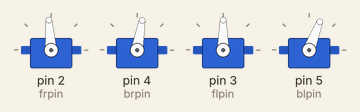
This sketch was run on a simulated Arduino Uno, built with avr-gcc and run on an emulated ATmega328P. Parts: 4 × servo.

Above: at 0.1 s.
At 5.1 s:
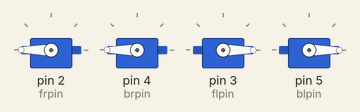
At 10.1 s:
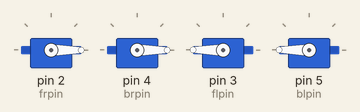
At 15.1 s:
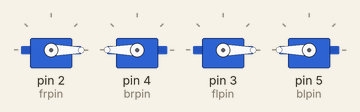
At 20.1 s:
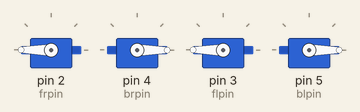
At 30.1 s:
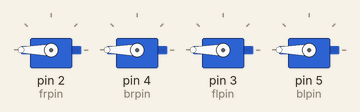
Timing chart, 0 to 35.5 s (numbered marks = the images above):
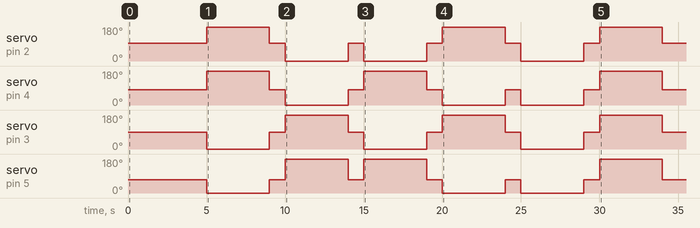

The sketch:

GMSFunctionality.ino
```cpp
#include <Servo.h>

Servo frontRight;
Servo frontLeft;
Servo backRight;
Servo backLeft;

//Motor pin numbers
int frpin = 2;
int flpin = 3;
int brpin = 4;
int blpin = 5;

//Halting constants for different motors. In using old servos, they are not accurate to original spec for PWM values. These constants offset this.
int frStop = 94; //front right
int flStop = 90;// front left
int brStop = 80;// back right
int blStop = 69;// back left

//Constants for the motors to move completely clockwise and counterclockwise at maximum power
int cw = 180;
int ccw = 0;

//Tests the quality of each servo motor
void testServo(){
  delay(3000);

  frontRight.write(89);
  frontLeft.write(80);
  backLeft.write(58);
  backRight.write(74);


  delay(2000);

  frontRight.write(180);
  frontLeft.write(180);
  backLeft.write(180);
  backRight.write(180);
  delay(2000);

  frontRight.write(89);
  frontLeft.write(80);
  backLeft.write(58);
  backRight.write(74);
}

//Halts all servo motors
void halt(int runtime){
  frontRight.write(frStop);
  backRight.write(brStop);
  frontLeft.write(flStop);
  backLeft.write(blStop);
  delay(runtime);
}

//Robot moves in forward direction
void forward(int runtime){
  frontRight.write(cw);
  backRight.write(cw);
  frontLeft.write(ccw);
  backLeft.write(ccw);
  delay(runtime);
}

//Robot moves in backward direction
void backward(int runtime){
  frontRight.write(ccw);
  backRight.write(ccw);
  frontLeft.write(cw);
  backLeft.write(cw);
  delay(runtime);
}

//Robot shifts horizontally right
void right(int runtime){
  frontRight.write(ccw);
  backRight.write(cw);
  frontLeft.write(ccw);
  backLeft.write(cw);
  delay(runtime);
}

//Robot shifts horizontally left
void left(int runtime){
  frontRight.write(cw);
  backRight.write(ccw);
  frontLeft.write(cw);
  backLeft.write(ccw);
  delay(runtime);
}

//Robot rotates right (clockwise direction)
void rotRight(int runtime){
  //about 4 seconds to fully rotate 90 degreees
  frontRight.write(ccw);
  backRight.write(ccw);
  frontLeft.write(ccw);
  backLeft.write(ccw);
  delay(runtime);
}

//Robot rotates left (counterclockwise direction)
void rotLeft(int runtime){
  frontRight.write(cw);
  backRight.write(cw);
  frontLeft.write(cw);
  backLeft.write(cw);
  delay(runtime);
}

//Robot moves diagonally to the right (forward and right)
void diagRight(int runtime){
  frontRight.write(cw);
  backLeft.write(cw);
  delay(runtime);
}

//Robot moves diagonally to the left (forward and left)
void diagLeft(int runtime){
  frontLeft.write(cw);
  backRight.write(cw);
  delay(runtime);
}

//Test the 6 different motions of the robot. Moves forwards and backwards, right and left, rotates right then rotates left
void testMovement(){
  halt(5000);
  forward(4000);
  halt(1000);
  backward(4000);
  halt(1000);
  right(4000);
  halt(1000);
  left(4000);
  halt(1000);
  rotRight(4000);
  halt(1000);
  rotLeft(4000);
  halt(1000);
}

//Completes a square shape without rotation. Tests the 4 directions
void testSquare(){
  halt(5000);
  forward(4000);
  halt(500);
  right(4000);
  halt(500);
  backward(4000);
  halt(500);
  left(4000);
  halt(1000);
}

//Tests the rotation ability of the robot by completing a square in both directions
void testNASCAR(){
  //Tests the right rotation ability of the robot
  halt(5000);
  forward(4000);
  halt(500);
  rotRight(4000);
  halt(500);
  forward(4000);
  halt(500);
  rotRight(4000);
  halt(500);
  forward(4000);
  halt(500);
  rotRight(4000);
  halt(500);
  forward(4000);
  halt(500);
  rotRight(4000);
  halt(500);
  rotRight(4000);
  halt(500);

  //Tests the left rotation ability of the robot
  forward(4000);
  halt(500);
  rotLeft(4000);
  halt(500);
  forward(4000);
  halt(500);
  rotLeft(4000);
  halt(500);
  forward(4000);
  halt(500);
  rotLeft(4000);
  halt(500);
  forward(4000);
  halt(500);
  rotLeft(4000);
  halt(500);
  rotLeft(4000);
  halt(500);
}

void deliverChips(){
  halt(5000);
  forward(500);
  left(7100);
  halt(2000);
  forward(5800);
  halt(100);
  rotRight(2950);
  halt(2000);
  forward(12000);
}

//Assigns the PWN pins on the Arduino Mega
void setup() {
  frontRight.attach(frpin);
  backRight.attach(brpin);
  frontLeft.attach(flpin);
  backLeft.attach(blpin);
}

//The main subroutine for testing different functions
void loop() {
  testMovement();
  delay(10000);
  testSquare();
  halt(10000);
  // testNASCAR();
  // halt(10000);
  // deliverChips();
  // halt(10000);
}
```

Measured:
- by itself, servo on pin 2 (frpin): 94° → 180° at 5.0 s, → 94° 4.0 s later, → 0° 1.0 s later, → 94° 4.0 s later, … (12 changes in this stretch)
- by itself, servo on pin 4 (brpin): 80° → 180° at 5.0 s, → 80° 4.0 s later, → 0° 1.0 s later, → 80° 4.0 s later, … (12 changes in this stretch)
- by itself, servo on pin 3 (flpin): repeats every 10.0 s: 90° 1.0 s, 180° 4.0 s, 90° 1.0 s, 0° 4.0 s
- by itself, servo on pin 5 (blpin): 69° → 0° at 5.0 s, → 69° 4.0 s later, → 180° 1.0 s later, → 69° 4.0 s later, … (12 changes in this stretch)
